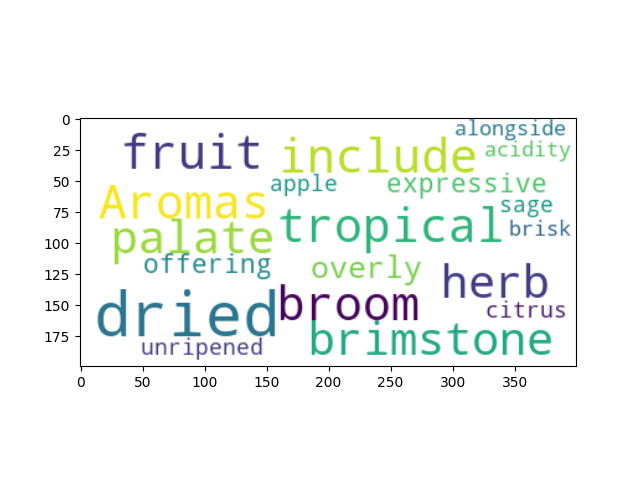

This chart was generated by the following Python code:
# tut url: https://www.datacamp.com/tutorial/wordcloud-python
# dataset url: https://www.kaggle.com/datasets/zynicide/wine-reviews

# start with loading all neccessary libraries
# basic libs
import numpy as np
import pandas as pd
from os import path

from io import BytesIO
# import Image
from PIL import Image
'''from PIL import Image, ImageFile

ImageFile.LOAD_TRUNCATED_IMAGES = True'''

from wordcloud import WordCloud, STOPWORDS, ImageColorGenerator
# visualization
import matplotlib.pyplot as plt
# % matplotlib inline
# warning
import warnings
warnings.filterwarnings("ignore")
# models

# function


def transform_format(val):
    print("val =", val)
    if val == 0:
        return 255
    else:
        return val


# load in the dataframe
# without index_col=0 -> read in row name (index)
df = pd.read_csv("data/winemag-data-139k-v2.csv", index_col=0)

'''# looking at first 5 rows of the dataset
df.head()
print("df.head() = \n{}".format(df.head()))

print("df.shape = ", df.shape)
print("There are {} observation and {} feature in this dataset. \n".format(df.shape[0], df.shape[1]))
print("There are {} types of wine in this dataset, such as {}... \n".format(len(df.variety.unique()), 
                                                                            ", ".join(df.variety.unique()[0:5])))
print("There are {} countries producing wine in this dataset, such as {}... \n".format(len(df.country.unique()),
                                                                                        ", ".join(df.country.unique()[0:5])))

print('df[["country", "description", "points"]].head()\n', df[["country", "description", "points"]].head())

# Groupby by country
country = df.groupby("country")

# summary statistic of all countries
print("country.describe().head() = \n", country.describe().head())

# top 5 highest average points
print('country.mean().sort_values(by="points", ascending=False).head() = \n', country.mean().sort_values(by="points", ascending=False).head())'''

'''# plot the data
print("country.size() = \n", country.size())
print("country.size().sort_values(ascending=False) = \n", country.size().sort_values(ascending=False))
plt.figure(figsize=(15,10))
country.size().sort_values(ascending=False).plot.bar()
plt.xticks(rotation=50)
plt.xlabel("Country of Origin")
plt.ylabel("Number of Wines")
plt.show()'''

'''# examine data
print("country.max() = \n", country.max())
print('country.max().sort_values(by="points", ascending=False) = \n', country.max().sort_values(by="points", ascending=False))
print('country.max().sort_values(by="points", ascending=False)["points"] = \n', country.max().sort_values(by="points", ascending=False)["points"])
plt.figure(figsize=(15,10))
country.max().sort_values(by="points", ascending=False)["points"].plot.bar()
plt.xticks(rotation=50)
plt.xlabel("Country of Origin")
plt.ylabel("Highest point of Wines")
plt.show()'''

# === setting up a basic word cloud in Python ===
# ?function
# ?WordCloud

# start with one review
text = df.description[0]
print("text =", text)

'''# create and generate a word cloud image
wordcloud = WordCloud().generate(text)

# display the generate image
plt.imshow(wordcloud, interpolation='bilinear')   # interpolation='bilinear' -> make image appear smoothly
plt.axis("off")   # "off" -> don't show axis no
plt.show()'''

# changing optional word cloud arguments
# lower max_font_size, chnage the maximum number of word (max_words) & lighten the background (background_color):
wordcloud = WordCloud(max_font_size=50, max_words=100,
                      background_color="white").generate(text)
plt.figure()
plt.imshow(wordcloud, interpolation="bilinear")
plt.axis("off")
plt.show()

# save the image in the img folder
wordcloud.to_file("img/first_review.png")

# combining data
text = " ".join(review for review in df.description)
print("There are {} word in the combination of all review.".format(len(text)))

# create stopword list:
stopwords = set(STOPWORDS)
stopwords.update(["drink", "now", "wine", "flavor", "flavors"])
print("stopwords =", stopwords)

# generate a word cloud image
WordCloud(stopwords=stopwords, background_color="white").generate(text)

# display the generated image:
plt.imshow(wordcloud, interpolation='bilinear')

# unwrap outer array layer # OPT: "", 'img/wine_mask.png', "wine_mask.png", '/Users/zrhun/Desktop/Coding/Word Cloud from Twitter/img/wine_mask.png'   # CAN'T WORK
# wine_mask = np.array(Image.open("img/wine_mask.png"))[0]   // MAYBE GOT PROBLEM
wine_mask = np.array(Image.open("img/wine_mask.png"))
print("wine_mask =", wine_mask)
'''wine_mask = "img/wine_mask.png"   # OPT: "wine_mask.png", "cup.png", "cup.png"
with Image.open(wine_mask) as wine_mask:
    # wine_mask
    print("wine_mask =", wine_mask)'''

# transform your mask into a new one that will work with the function
transformed_wine_mask = np.ndarray(
    (wine_mask.shape[0], wine_mask.shape[1]), np.int32)

for i in range(len(wine_mask)):
    transformed_wine_mask[i] = list(map(transform_format, wine_mask[i]))

# check the expected result of your mask
# print("transformed_wine_mask =", transformed_wine_mask)
print("transformed_wine_mask =")
print(transformed_wine_mask)

# create a word cloud image
"""wc = WordCloud(background_color="white", max_words=1000, mask=transformed_wine_mask,
               stopwords=stopwords, contour_width=3, contour_color='firebrick')"""
wc = WordCloud(background_color="white", max_words=1000, mask=transformed_wine_mask,
               stopwords=stopwords, contour_color='firebrick',
               # contour_width=3
               width=800, height=400
               )

# # generate a wordcloud
# wc.generate(text)   # TODO: chk in doc

# # store to file
# wc.to_file("img/wine2.png")

# show
plt.figure(figsize=[20, 10])
plt.imshow(wc, interpolation='bilinear')
plt.axis("off")
plt.show()
